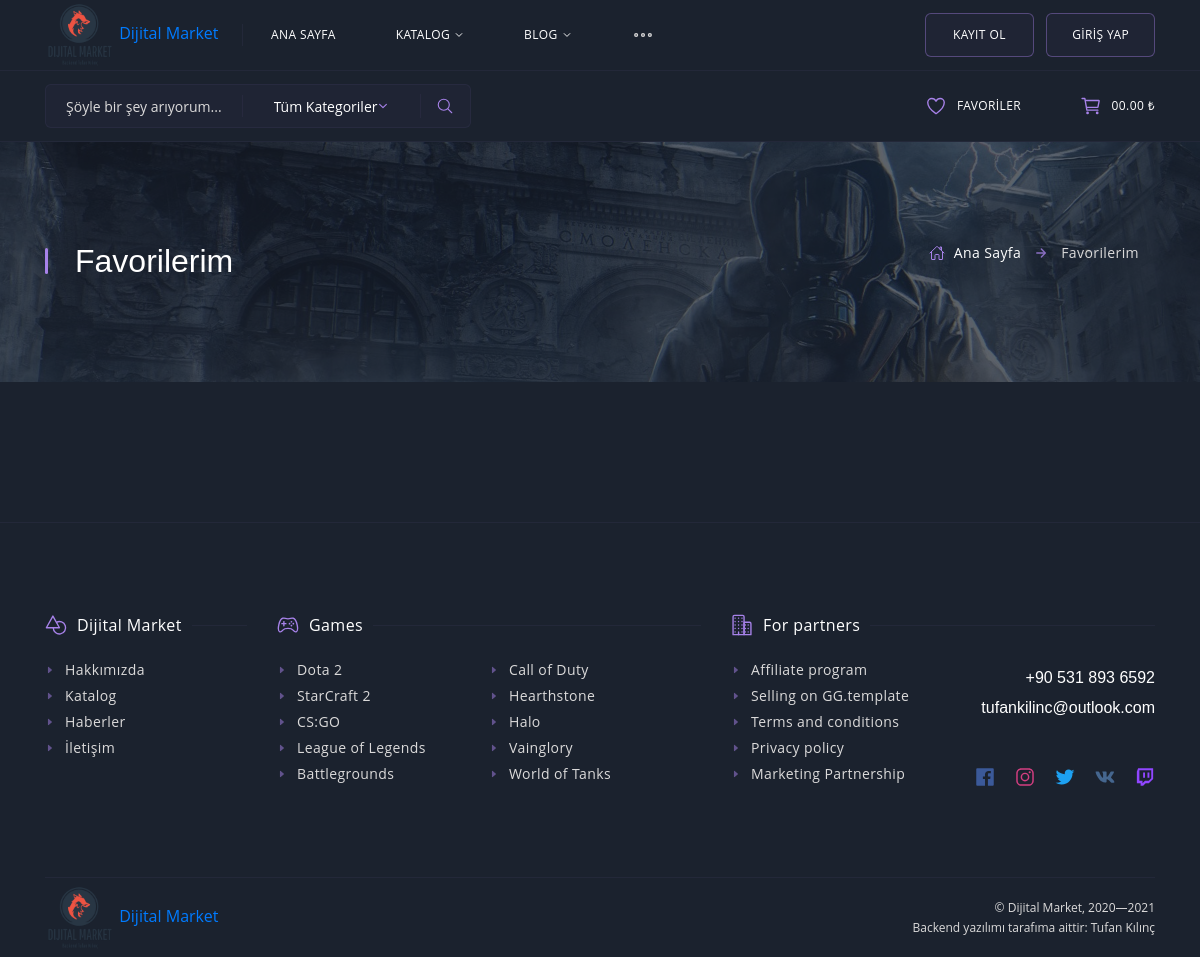
The app's page /favourites/ (signed in), older data.
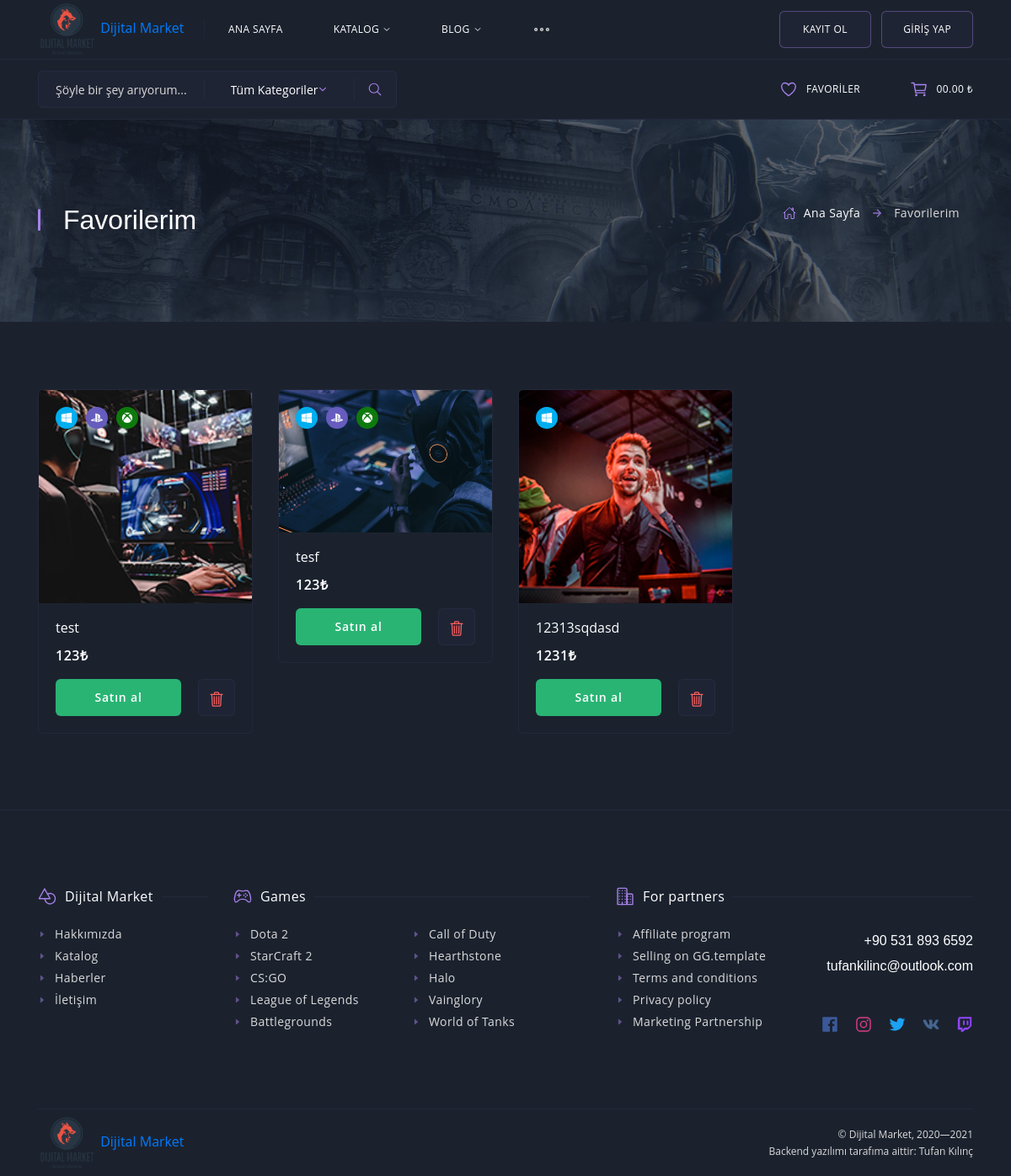
The same page, newer data.
### apps/game/models.py (models this page shows, shortened)
class Game(models.Model):
    user = models.ForeignKey(settings.AUTH_USER_MODEL, on_delete=models.CASCADE, related_name='games', related_query_name='game_qs')
    name = models.CharField(max_length=35)
    price = models.PositiveSmallIntegerField()
    developer = models.CharField(max_length=55)
    metascore = models.PositiveSmallIntegerField(validators=[MaxValueValidator(100)])
    description = models.TextField()
    release_date = models.DateField(null=True, blank=True)
    banner = models.ImageField(upload_to=upload_banner)
    requirements_minimum = models.TextField(null=True, blank=True)
    requirements_recommended = models.TextField(null=True, blank=True)
    status = models.CharField(max_length=15, choices=STATUS_CHOICE, default='ON_SALE')
    stock = models.PositiveIntegerField(default=1)
    genres = models.ManyToManyField(Genre)
    languages = models.ManyToManyField(Language)
    platform = models.ManyToManyField(Platform)
    favourites = models.ManyToManyField(settings.AUTH_USER_MODEL, related_name='favourites', blank=True)
    created_at = models.DateTimeField(auto_now_add=True)
    slug = models.SlugField(max_length=255, unique=True)
    def get_platforms(self):
        platform_set = self.platform.all()
        platforms = [platform.name for platform in platform_set]
        return platforms
    def get_absolute_url(self):
        return reverse('game:detail', kwargs={'slug': self.slug})
    def remove_favourite_url(self):
        return reverse('game:remove-favourite', kwargs={'slug': self.slug})

### apps/game/views.py (the view)
# urls.py: path('favourites/', GameFavoritesView.as_view(), name='favourites'),
class GameFavoritesView(LoginRequiredMixin, ListView):
    template_name = 'base/favourites.html'
    context_object_name = 'game_favourites'
    def get_queryset(self):
        return Game.objects.select_related('user') \
        .prefetch_related('platform').filter(favourites__id=self.request.user.id)

### templates/base/favourites.html (shortened to what this page needs)
{% extends 'layout.html' %}
{% load static %}
{% block content %}
<section class="section section--first section--last section--head" data-bg="{% static 'img/backgrounds/catalog-background.jpg' %}">
    <div class="container">
        <div class="row">
            <div class="col-12">
                <div class="section__wrap">
                    <h2 class="section__title">Favorilerim</h2>
                    <ul class="breadcrumb" style='background: transparent;'>
                        <li class="breadcrumb__item"><a href="{% url 'game:home' %}">Ana Sayfa</a></li>
                        <li class="breadcrumb__item breadcrumb__item--active">Favorilerim</li>
                    </ul>
                </div>
            </div>
        </div>
    </div>
</section>
<section class="section section--last section--catalog">
    <div class="container">
        <div class="row catalog">
            <div class="col-12 col-lg-100">
                <div class="row">
                    {% for game in game_favourites %}
                    <div class="col-12 col-sm-6 col-md-4 col-xl-3">
                        <div class="card card--catalog">
                            <a href="{{ game.get_absolute_url }}" class="card__cover">
                                <img src="{{ game.banner.url }}" alt="">
                            </a>
                            <ul class="card__platforms">
                                {% for platform in game.get_platforms %}
                                    {% if 'Playstation' in platform %}
                                    <li class="ps"></li>
                                    {% elif 'XBox' in platform %}
                                    <li class="xb"></li>
                                    {% elif 'PC' in platform %}
                                    <li class="wn"></li>
                                    {% endif %}
                                {% endfor %}
                            </ul>
                            <div class="card__title">
                                <h3><a href="{{ game.get_absolute_url }}">{{ game.name }}</a></h3>
                                <span>{{ game.price }}₺</span>
                            </div>
                            <div class="card__actions">
                                <button class="card__buy" type="button">Satın al</button>
                                <button class="card__favorite card__favorite--delete" type="button">
                                <a href='{{ game.remove_favourite_url }}'>
                                </a>
                                </button>
                            </div>
                        </div>
                    </div>
                    {% endfor %}
                </div>
            </div>
        </div>
    </div>
</section>
{% endblock content %}

### templates/layout.html (shortened to what this page needs)
<!DOCTYPE html>
{% load static %}
<html lang="tr">
<head>
	<link rel="stylesheet" href="https://stackpath.bootstrapcdn.com/bootstrap/4.5.2/css/bootstrap.min.css">
	<link rel="stylesheet" href="https://cdnjs.cloudflare.com/ajax/libs/OwlCarousel2/2.3.4/assets/owl.carousel.min.css" />
	<link rel="stylesheet" href="https://cdnjs.cloudflare.com/ajax/libs/magnific-popup.js/1.1.0/magnific-popup.css" />
	<link rel="stylesheet" href="https://cdnjs.cloudflare.com/ajax/libs/noUiSlider/11.1.0/nouislider.min.css" />
	<link rel="stylesheet" href="https://cdnjs.cloudflare.com/ajax/libs/malihu-custom-scrollbar-plugin/3.1.2/jquery.mCustomScrollbar.min.css" />
	<link rel="stylesheet" href="https://cdnjs.cloudflare.com/ajax/libs/paymentfont/1.2.5/css/paymentfont.min.css" />
	<link rel="stylesheet" href="{% static 'css/main.css' %}">
</head>
<body>
    {% include 'partials/header.html' %}
    <main>
        {% block content %}
        {% endblock content %}
    </main>
    {% include 'partials/footer.html' %}
</body>
</html>

### templates/partials/header.html (shortened to what this page needs)
{% load static %}
<header class="header">
		<div class="header__wrap">
			<div class="container">
				<div class="row">
					<div class="col-12">
						<div class="header__content">
							<a href="{% url 'game:home' %}" class="header__logo">
								<img src="{% static 'img/icon/favicon-32x32.png' %}" alt="">
								<span>Dijital Market</span>
							</a>
							<ul class="header__nav">
								<li class="header__nav-item">
									<a class="header__nav-link" href="{% url 'game:home' %}">ANA SAYFA</a>
								</li>
								<li class="header__nav-item">
									<a class="header__nav-link" href="#" role="button" id="dropdownMenu1" data-toggle="dropdown" aria-haspopup="true" aria-expanded="false">KATALOG <svg xmlns='http://www.w3.org/2000/svg' class='ionicon' viewbox='0 0 512 512'><path fill='none' stroke='currentColor' stroke-linecap='round' stroke-linejoin='round' stroke-width='48' d='M112 184l144 144 144-144'></path></svg></a>
								</li>
								<li class="header__nav-item">
									<a class="header__nav-link" href="#" role="button" id="dropdownMenu2" data-toggle="dropdown" aria-haspopup="true" aria-expanded="false">BLOG <svg xmlns='http://www.w3.org/2000/svg' class='ionicon' viewbox='0 0 512 512'><path fill='none' stroke='currentColor' stroke-linecap='round' stroke-linejoin='round' stroke-width='48' d='M112 184l144 144 144-144'></path></svg></a>
								</li>
								<li class="header__nav-item">
									<a class="header__nav-link header__nav-link--more" href="#" role="button" id="dropdownMenu3" data-toggle="dropdown" aria-haspopup="true" aria-expanded="false">
									</a>
								</li>
							</ul>
							<div class="header__actions">
								<a href="{% url 'signup' %}" class="header__login">
									<span>Kayıt Ol</span>
								</a> &nbsp&nbsp&nbsp
								<a href="{% url 'login' %}" class="header__login">
									<span>Giriş Yap</span>
								</a>
							</div>
						</div>
					</div>
				</div>
			</div>
		</div>
		<div class="header__wrap">
			<div class="container">
				<div class="row">
					<div class="col-12">
						<div class="header__content">
							<form action="#" class="header__form">
								<input type="text" class="header__input" placeholder="Şöyle bir şey arıyorum...">
								<select class="header__select">
									<option value="0">Tüm Kategoriler</option>
								</select>
								<button class="header__btn" type="button">
								</button>
							</form>
							<div class="header__actions header__actions--2">
								<a href="{% url 'game:favourites' %}" class="header__link">
									<span>Favoriler</span>
								</a>
								<a href="checkout.html" class="header__link">
									<span>00.00 ₺</span>
								</a>
							</div>
						</div>
					</div>
				</div>
			</div>
		</div>
	</header>

### templates/partials/footer.html (shortened to what this page needs)
{% load static %}
<footer class="footer">
		<div class="container">
			<div class="row">
				<div class="col-12">
					<div class="footer__navs">
						<div class="footer__nav footer__nav--1">
							<div class="footer__title"> <span>Dijital Market</span></div>
							<nav class="footer__list">
								<a href="about.html">Hakkımızda</a>
								<a href="catalog.html">Katalog</a>
								<a href="news.html">Haberler</a>
								<a href="contacts.html">İletişim</a>
							</nav>
						</div>
						<div class="footer__nav footer__nav--2">
							<div class="footer__title"> <span>Games</span></div>
							<nav class="footer__list footer__list--double">
								<a href="#">Dota 2</a>
								<a href="#">StarCraft 2</a>
								<a href="#">CS:GO</a>
								<a href="#">League of Legends</a>
								<a href="#">Battlegrounds</a>
							</nav>
							<nav class="footer__list footer__list--double">
								<a href="#">Call of Duty</a>
								<a href="#">Hearthstone</a>
								<a href="#">Halo</a>
								<a href="#">Vainglory</a>
								<a href="#">World of Tanks</a>
							</nav>
						</div>
						<div class="footer__nav footer__nav--3">
							<div class="footer__title"> <span>For partners</span></div>
							<nav class="footer__list">
								<a href="#">Affiliate program</a>
								<a href="#">Selling on GG.template</a>
								<a href="#">Terms and conditions</a>
								<a href="#">Privacy policy</a>
								<a href="#">Marketing Partnership</a>
							</nav>
							<div class="footer__contacts">
								<a class="footer__link" href="tel:+18092345678">+90 531 893 6592</a>
								<a class="footer__link" href="mailto:support@gg.template">tufankilinc@outlook.com</a>
								<div class="footer__social">
									<a class="fb" href="#"></a>
									<a class="inst" href="#"></a>
									<a class="tw" href="#"></a>
									<a class="vk" href="#"></a>
									<a class="tch" href="#"><svg xmlns='http://www.w3.org/2000/svg' viewbox='0 0 512 512'><path d='M80 32l-32 80v304h96v64h64l64-64h80l112-112V32zm336 256l-64 64h-96l-64 64v-64h-80V80h304z'></path><path d='M320 143h48v129h-48zM208 143h48v129h-48z'></path></svg></a>
								</div>
							</div>
						</div>
					</div>
				</div>
				<div class="col-12">
					<div class="footer__wrap">
						<a class="footer__logo" href="{% url 'game:home' %}">
							<img src="{% static 'img/icon/favicon-32x32.png' %}" alt="">
							<span>Dijital Market</span>
						</a>
						<span class="footer__copyright">© Dijital Market, 2020—2021 <br> Backend yazılımı tarafıma aittir: <a href="https://www.tufankilinc.site" target="_blank">Tufan Kılınç</a></span>
					</div>
				</div>
			</div>
		</div>
	</footer>

Row changes from the older to the newer data that the page shows:
added Game: banner (picture), name "test", price "123"
added Game: banner (picture), name "tesf", price "123"
added Game: banner (picture), name "12313sqdasd", price "1231"
